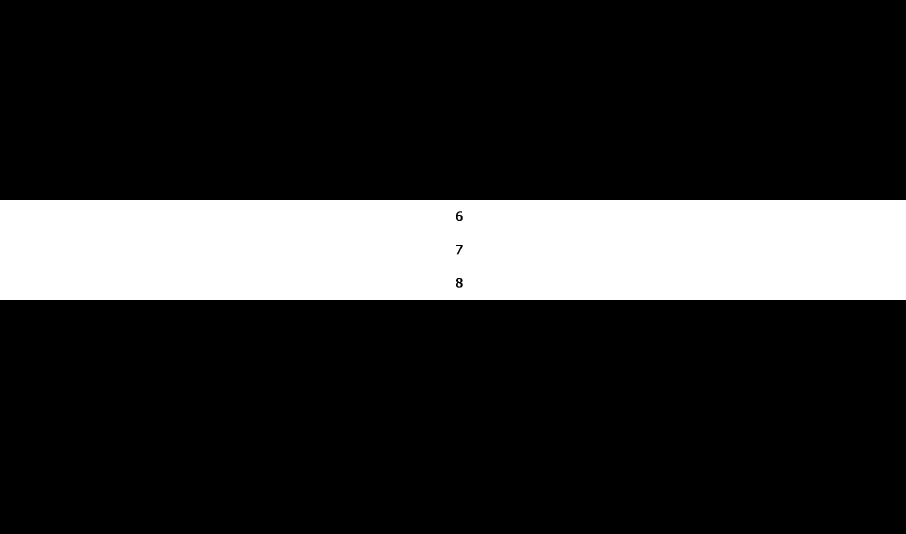
#> input picture DMD_inputs/678_Block.bmp, 2716 x 1600 px (shown at 1/3 size)
$ jupyter execute --allow-errors laser_analysis_2.ipynb
#> lines starting #> are read from the running program, lines starting #| are printed output that depends on the picture; after the words box and inside, x2 and y2 are one past the last pixel; in counts of white or black regions, pixels touching at a corner belong together
[cell 1]
import numpy as np
import matplotlib.pyplot as plt
import cv2 as cv
from scipy import ndimage

[cell 2]
fig_path = '../DMD_inputs'

imgs = []

for i in range(5):
    width = pow(2, i)
    img = cv.imread(f'{fig_path}/line_{width}px.bmp', cv.IMREAD_GRAYSCALE)
    imgs.append(img)

#> (the rest of this cell did not finish here and is left out)

[cell 3]
square = np.zeros((100, 100), dtype=np.uint8)
#> square: shape (100, 100); every value is 0
square[48:53, :] = 255
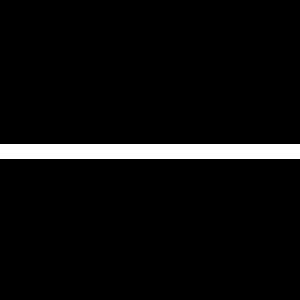
#> square: shape (100, 100) (shown 3 times larger); 5% white; 1 white region, box (x1, y1, x2, y2) and area: (0, 48, 100, 53) 500
test = np.fft.fft2(square)
test = np.fft.fftshift(test)
test = np.abs(test)
# test = np.log(test + 1)
# print(test[0,:])
plt.imshow(test, cmap='gray')

[cell 4]
test = cv.imread(f'{fig_path}/678_Block.bmp', cv.IMREAD_GRAYSCALE)
#> test: shape (1600, 2716); 18.7% white; 4 white regions, box (x1, y1, x2, y2) and area: (0, 600, 2716, 900) 813718, (1373, 648, 1382, 660) 90, (1373, 849, 1382, 860) 76, (1374, 837, 1382, 846) 54
# plt.imshow(test, cmap='gray')
test = np.fft.fft2(test)
test = np.fft.fftshift(test)
test = np.abs(test)
test = np.log(test + 1)
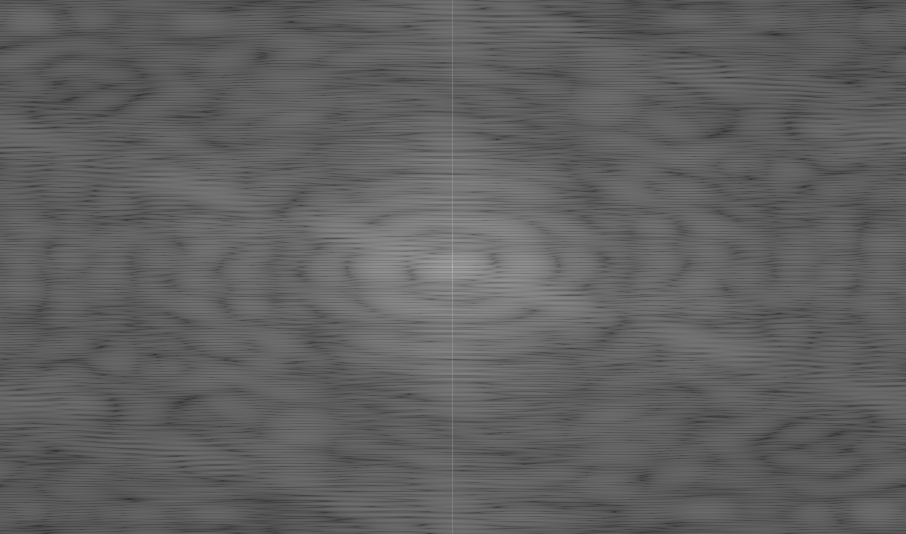
#> test: shape (1600, 2716) float64 (shown at 1/3 size); min 0.62, max 19.15, mean 7.65; drawn with min black and max white
plt.imshow(test, cmap='gray')

[cell 5]
ffted_imgs = []
#> (the rest of this cell did not finish here and is left out)

[cell 6]
fig, axs = plt.subplots(5, 1, figsize=(10, 40))
for i, img in enumerate(ffted_imgs):
    axs[i].imshow(np.log(img + 1)[h//2 -20: h//2 + 20, w//2 - 20: w//2 + 20], cmap='gray')
    axs[i].set_title('FFT of Line')
    axs[i].axis('off')

[cell 7]
fig, axs = plt.subplots(5, 1, figsize=(10, 20))
#> (the rest of this cell did not finish here and is left out)

[cell 8]
plt.figure(figsize=(12, 8))
# put all horizons in one plot
#> (the rest of this cell did not finish here and is left out)

[cell 9]
shot_path = '../laser_shots/line_far_away'

[cell 10]
imgs = []

for i in range(5):
    width = pow(2, i)
    img = cv.imread(f'{shot_path}/raw_{width}px.png', cv.IMREAD_GRAYSCALE)
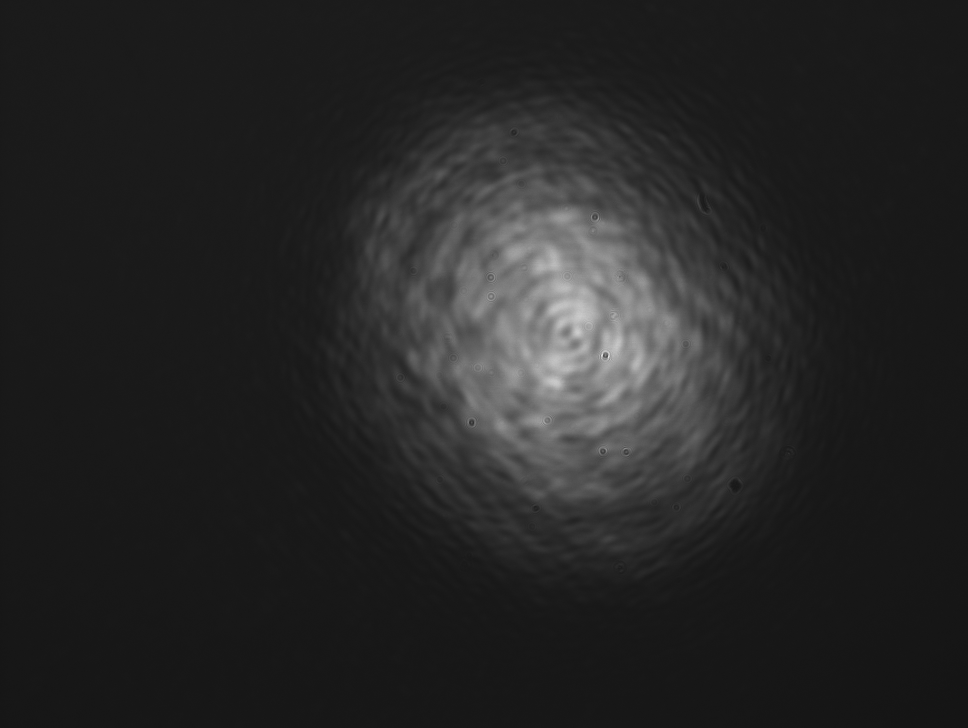
#> input picture laser_shots/line_far_away/raw_1px.png, 1936 x 1456 px (shown at 1/2 size)
#> img is the input picture: shape (1456, 1936); min 15, max 255, mean 37.7
    imgs.append(img)

plt.imshow(imgs[0], cmap='gray')

[cell 11]
test = ndimage.rotate(imgs[4], -45, reshape=False)
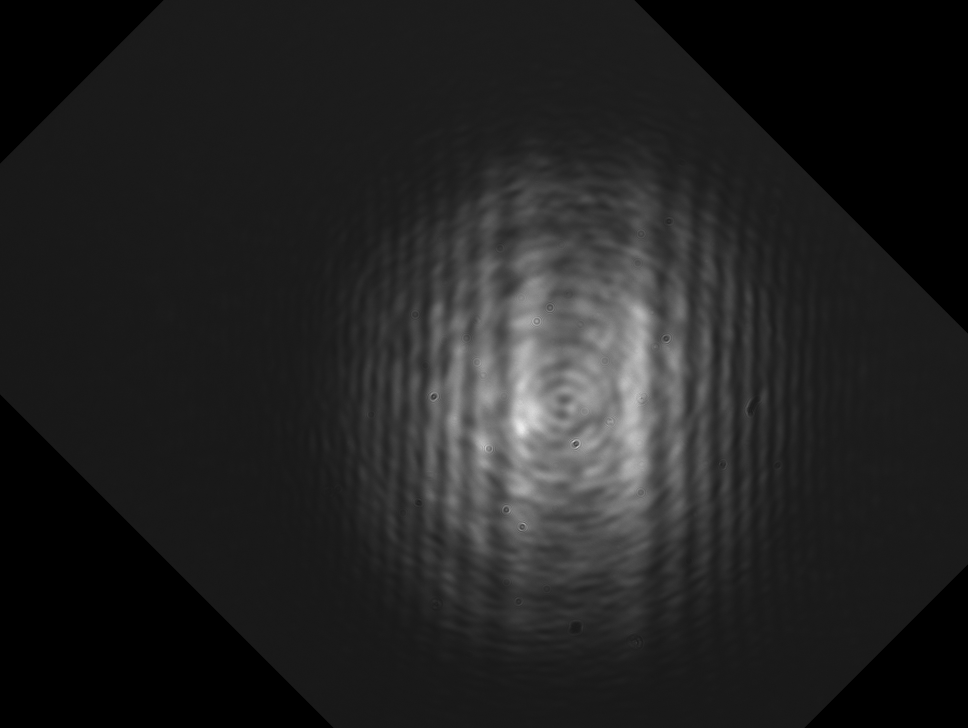
#> test: shape (1456, 1936) (shown at 1/2 size); min 0, max 238, mean 33.8
test = test[300: 1400, 600: 1700]
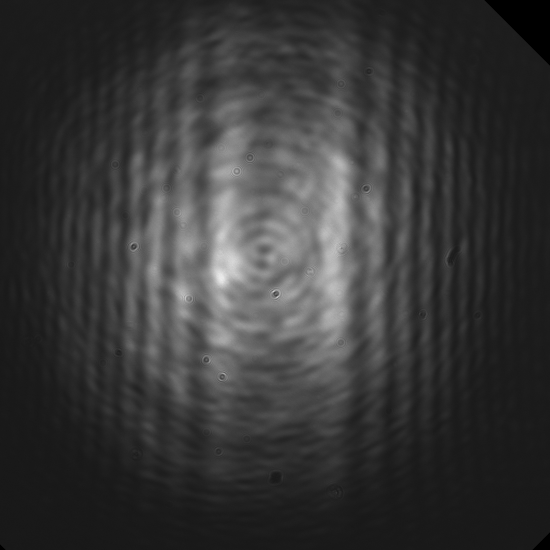
#> test: shape (1100, 1100) (shown at 1/2 size); min 0, max 238, mean 55.4
plt.imshow(test, cmap='gray')

[cell 12]
# crop the image and rotate it 46 degrees ccw
processed_imgs = []
#> (the rest of this cell did not finish here and is left out)

[cell 13]
# test on center point
capture_h, capture_w = processed_imgs[0].shape
#> capture_h = 1256; capture_w = 1300
middle_pos = (capture_h // 2, capture_w // 2 - 35)
#> middle_pos = (628, 615)
to_show = processed_imgs[0].copy()
cv.circle(to_show, middle_pos, 10, 255, -1)
#> to_show: shape (1256, 1300); 0.02% of pixels changed, all inside (x1, y1, x2, y2) = (618, 605, 639, 626)
plt.imshow(to_show, cmap='gray')

cam_horizons = [img[middle_pos[0], :] for img in processed_imgs]

#> (a cell that did not finish here is left out)

[cell 15]
plt.figure(figsize=(12, 8))
# put all horizons in one plot
for i, horizon in enumerate(cam_horizons):
    plt.plot(horizon, label=f'width={pow(2, i)}px')
plt.legend()
plt.show()
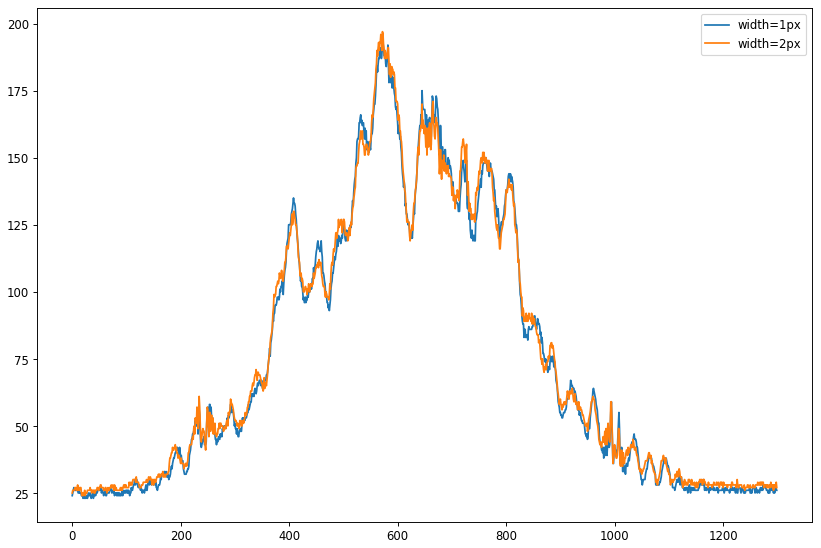
#> figure drawn by matplotlib, 1 panel; curve peaks at x = 573, y = 193; curve peaks at x = 572, y = 197
